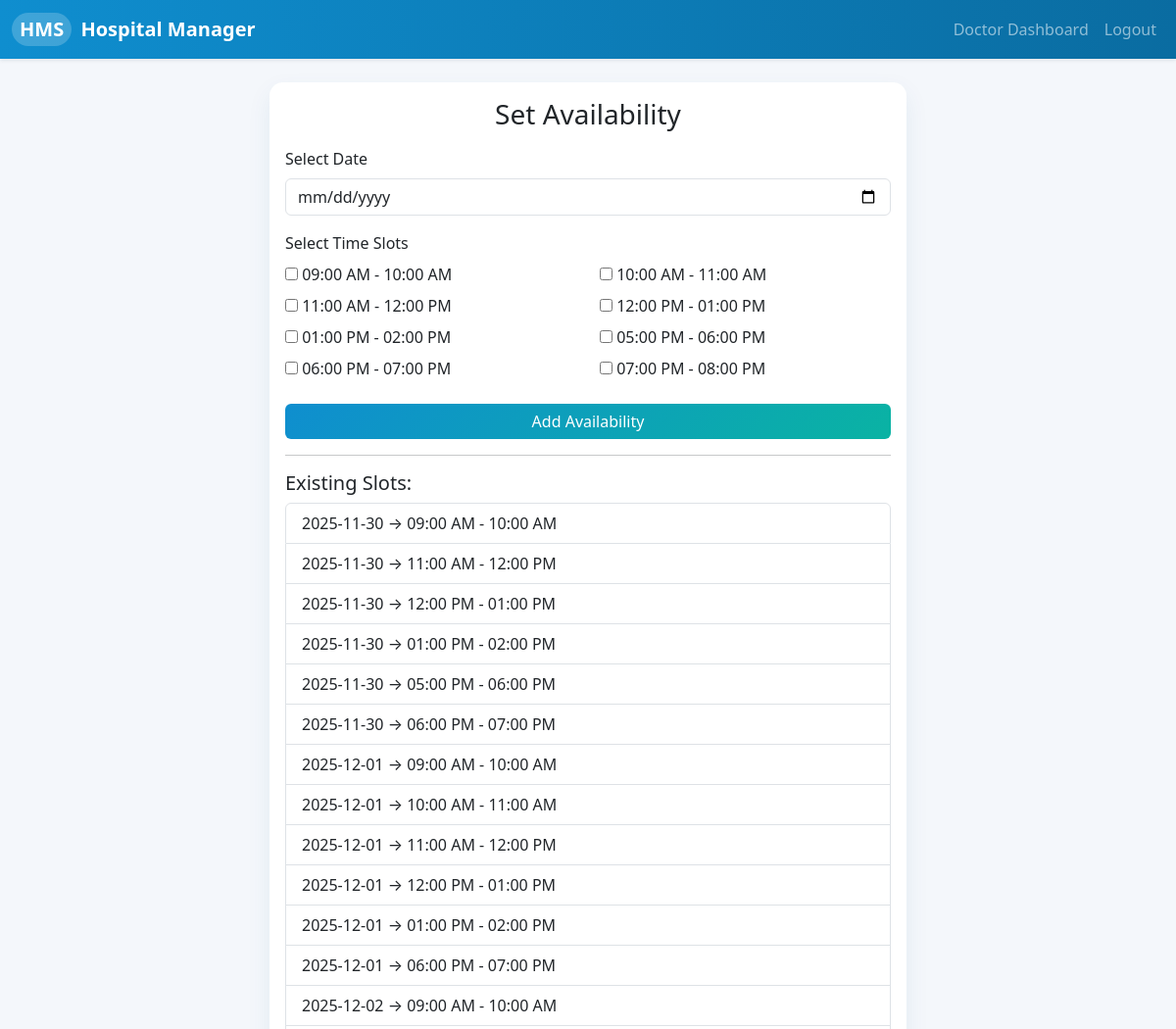
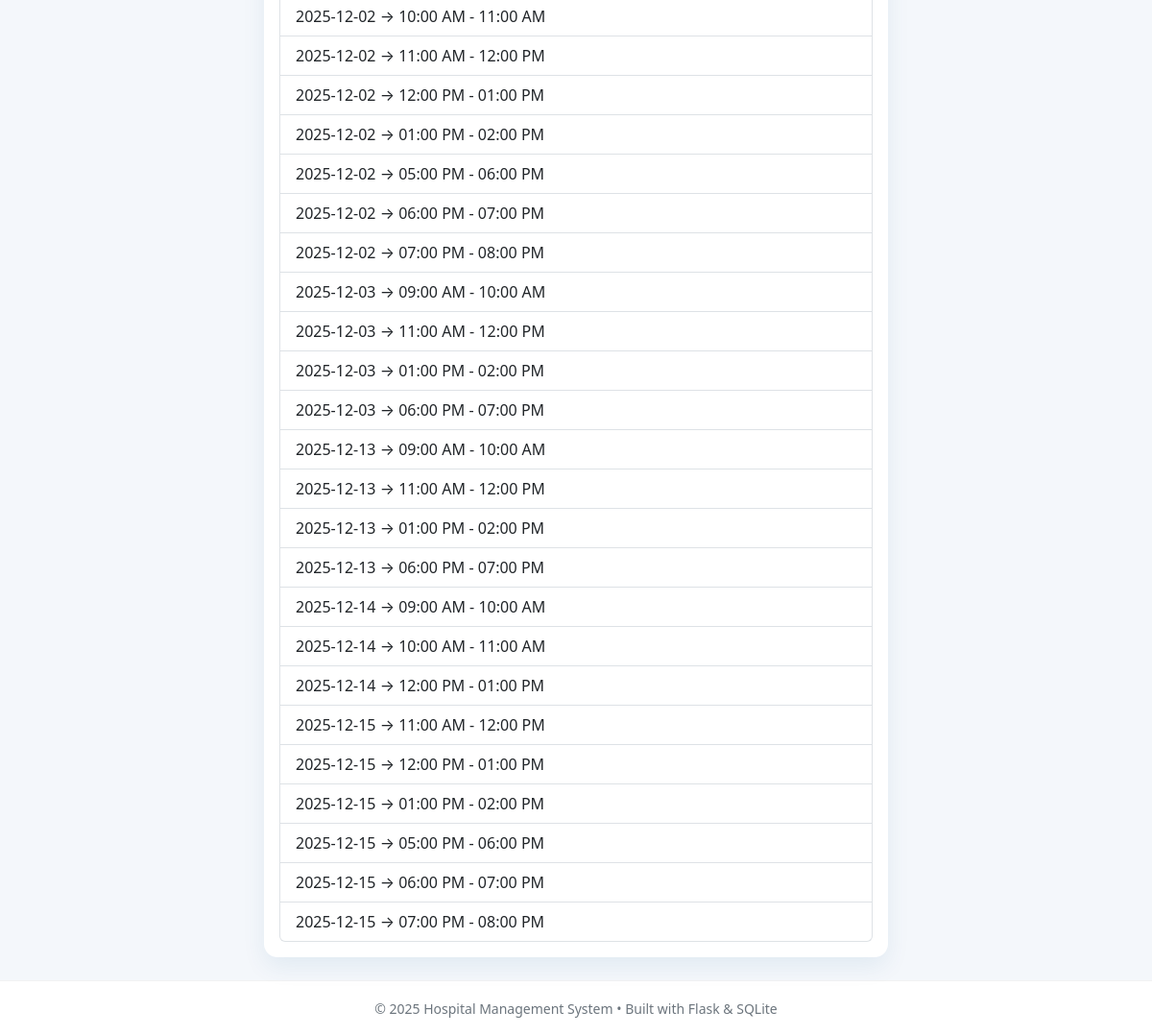
Screenshot of /doctor/availability (signed in) with the database file from the repository (2 pictures, top to bottom).
### tables this page shows
CREATE TABLE doctor_availability (
    id INTEGER PRIMARY KEY AUTOINCREMENT,
    doctor_id INTEGER NOT NULL,
    date TEXT NOT NULL,      -- YYYY-MM-DD
    time_slot TEXT NOT NULL, -- Example: '09:00 AM – 10:00 AM'
    FOREIGN KEY (doctor_id) REFERENCES doctors(id)
);

### app.py (the view, shortened to what this page needs)
@app.route("/doctor/availability", methods=["GET","POST"]) # Used by doctor to set there availability slots
@login_required
def set_availability():
    if current_user.role != "doctor":
        return "Access Denied", 403
    con = sqlite3.connect("hospital.db")
    cur = con.cursor()
    cur.execute("SELECT id FROM doctors WHERE user_id=?", (current_user.id,))
    doctor_id = cur.fetchone()[0]
    cur.execute("SELECT date,time_slot FROM doctor_availability WHERE doctor_id=?", (doctor_id,))
    slots = cur.fetchall()
    con.close()
    from datetime import date
    return render_template("doctor_availability.html", slots=slots, min_date=str(date.today()))

### app.py (called while the page is built)
@login_manager.user_loader # This is used by login manager to manage users
def load_user(user_id):
    row = get_user_by_id(user_id)
    if not row:
        return None
    return User(row[0], row[1], row[2], row[4])

### database.py (called while the page is built)
def get_user_by_id(user_id):
    con = sqlite3.connect("hospital.db")
    cursor = con.cursor()
    cursor.execute("SELECT * FROM users WHERE id = ?", (user_id,))
    user = cursor.fetchone()
    con.close()
    return user

### templates/doctor_availability.html (shortened to what this page needs)
{% extends "base.html" %}
{% block content %}
<div class="d-flex justify-content-center">
    <div class="card hms-card" style="width: 650px;">
        <div class="card-body">
            <h3 class="mb-3 text-center">Set Availability</h3>
            <form method="POST">
                <label class="form-label">Select Date</label>
                <input type="date" name="date" class="form-control mb-3" min="{{ min_date }}" required>
                <label class="form-label">Select Time Slots</label><br>
                <div class="row">
                    {% for slot in ["09:00 AM - 10:00 AM","10:00 AM - 11:00 AM","11:00 AM - 12:00 PM",
                                    "12:00 PM - 01:00 PM","01:00 PM - 02:00 PM","05:00 PM - 06:00 PM",
                                    "06:00 PM - 07:00 PM","07:00 PM - 08:00 PM"] %}
                    <div class="col-6 mb-2">
                        <input type="checkbox" name="time_slots" value="{{ slot }}">
                        <label>{{ slot }}</label>
                    </div>
                    {% endfor %}
                </div>
                <button class="btn hms-btn-primary mt-3 w-100">Add Availability</button>
            </form>
            <hr>
            <h5 class="mt-3">Existing Slots:</h5>
            {% if slots %}
                <ul class="list-group">
                    {% for s in slots %}
                        <li class="list-group-item">{{ s[0] }} → {{ s[1] }}</li>
                    {% endfor %}
                </ul>
            {% else %}
                <p class="text-muted text-center">No slots added yet.</p>
            {% endif %}
        </div>
    </div>
</div>
{% endblock %}

### static/css/styles.css (style rules this page uses)
body { background: #f4f7fb; font-family: system-ui, -apple-system, BlinkMacSystemFont, "Segoe UI", sans-serif; }
.hms-card { border: none; border-radius: 14px; box-shadow: 0 10px 25px rgba(15, 94, 138, 0.08); }
.hms-btn-primary { background: linear-gradient(135deg, #0f8ecf, #0ab3a3); border: none; color: #fff; font-weight: 500; }

### rows the page displays
doctor_availability: date "2025-11-30", time_slot "09:00 AM - 10:00 AM"
doctor_availability: date "2025-11-30", time_slot "11:00 AM - 12:00 PM"
doctor_availability: date "2025-11-30", time_slot "12:00 PM - 01:00 PM"
doctor_availability: date "2025-11-30", time_slot "01:00 PM - 02:00 PM"
doctor_availability: date "2025-11-30", time_slot "05:00 PM - 06:00 PM"
doctor_availability: date "2025-11-30", time_slot "06:00 PM - 07:00 PM"
doctor_availability: date "2025-12-01", time_slot "09:00 AM - 10:00 AM"
doctor_availability: date "2025-12-01", time_slot "10:00 AM - 11:00 AM"
doctor_availability: date "2025-12-01", time_slot "11:00 AM - 12:00 PM"
doctor_availability: date "2025-12-01", time_slot "12:00 PM - 01:00 PM"
doctor_availability: date "2025-12-01", time_slot "01:00 PM - 02:00 PM"
doctor_availability: date "2025-12-01", time_slot "06:00 PM - 07:00 PM"
doctor_availability: date "2025-12-02", time_slot "09:00 AM - 10:00 AM"
doctor_availability: date "2025-12-02", time_slot "10:00 AM - 11:00 AM"
doctor_availability: date "2025-12-02", time_slot "11:00 AM - 12:00 PM"
doctor_availability: date "2025-12-02", time_slot "12:00 PM - 01:00 PM"
doctor_availability: date "2025-12-02", time_slot "01:00 PM - 02:00 PM"
doctor_availability: date "2025-12-02", time_slot "05:00 PM - 06:00 PM"
doctor_availability: date "2025-12-02", time_slot "06:00 PM - 07:00 PM"
doctor_availability: date "2025-12-02", time_slot "07:00 PM - 08:00 PM"
doctor_availability: date "2025-12-03", time_slot "09:00 AM - 10:00 AM"
doctor_availability: date "2025-12-03", time_slot "11:00 AM - 12:00 PM"
doctor_availability: date "2025-12-03", time_slot "01:00 PM - 02:00 PM"
doctor_availability: date "2025-12-03", time_slot "06:00 PM - 07:00 PM"
doctor_availability: date "2025-12-13", time_slot "09:00 AM - 10:00 AM"
doctor_availability: date "2025-12-13", time_slot "11:00 AM - 12:00 PM"
doctor_availability: date "2025-12-13", time_slot "01:00 PM - 02:00 PM"
doctor_availability: date "2025-12-13", time_slot "06:00 PM - 07:00 PM"
doctor_availability: date "2025-12-14", time_slot "09:00 AM - 10:00 AM"
doctor_availability: date "2025-12-14", time_slot "10:00 AM - 11:00 AM"
doctor_availability: date "2025-12-14", time_slot "12:00 PM - 01:00 PM"
doctor_availability: date "2025-12-15", time_slot "11:00 AM - 12:00 PM"
doctor_availability: date "2025-12-15", time_slot "12:00 PM - 01:00 PM"
doctor_availability: date "2025-12-15", time_slot "01:00 PM - 02:00 PM"
doctor_availability: date "2025-12-15", time_slot "05:00 PM - 06:00 PM"
doctor_availability: date "2025-12-15", time_slot "06:00 PM - 07:00 PM"
doctor_availability: date "2025-12-15", time_slot "07:00 PM - 08:00 PM"

### other values shown
{{ slot }} "09:00 AM - 10:00 AM" "10:00 AM - 11:00 AM" "11:00 AM - 12:00 PM" "12:00 PM - 01:00 PM" "01:00 PM - 02:00 PM" "05:00 PM - 06:00 PM" "06:00 PM - 07:00 PM" "07:00 PM - 08:00 PM"
{{ 2025 }} "2025"
